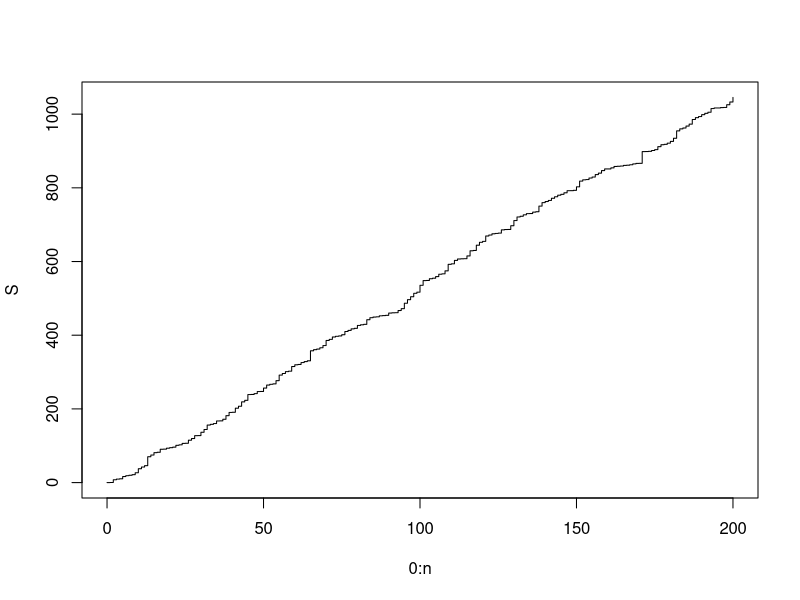
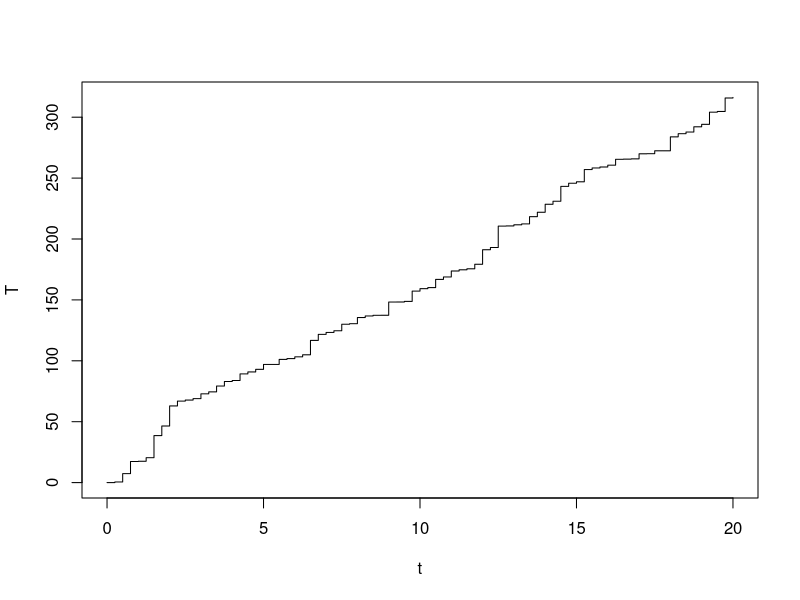
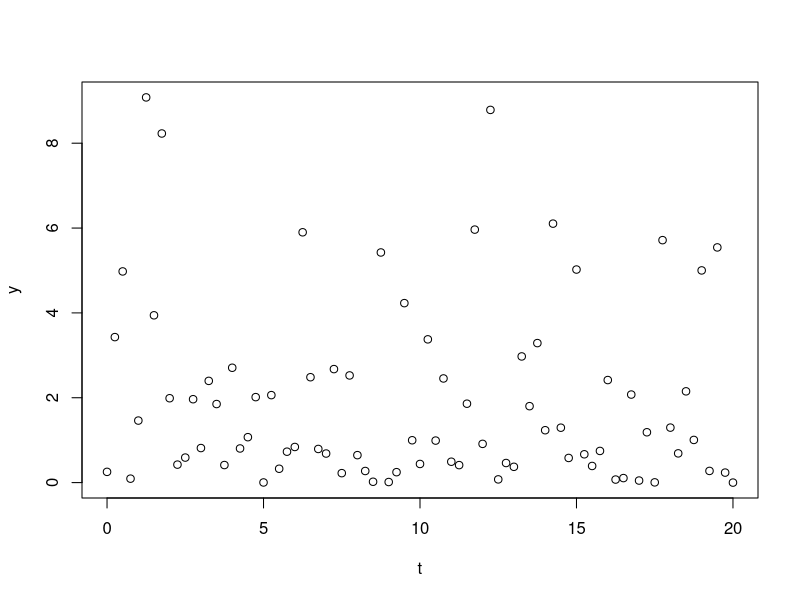

The R source for these figures, in order:
lambda <- 0.2
t <- 200
n <- 200

## simulate exponential interarrivals the
W <- rexp(n = n, rate = lambda)
S <- c(0, cumsum(W))
plot(x = 0:n, y = S, type = "s", xlim = c(0, t)) 

#ad2

X <- rexp(n = n, rate = lambda)





e <- function(T1, T2){
 Y <- (T1 - T2)/ 2
  
  return(Y)
}
n <- 200
t <- seq(from = 0, to = 20, by = 0.25)
n <- length(t)
W <- rexp(n = n-1,  lambda)
T <- c(0, cumsum(W))
plot(t, T , type = "s", xlim = c(0, 20)) 

y <- numeric(length(T))
for (i in 1:(length(T)-1)){
  y[i] <- ((T[i+1] -T[i])/2)
}




plot(t,y)
